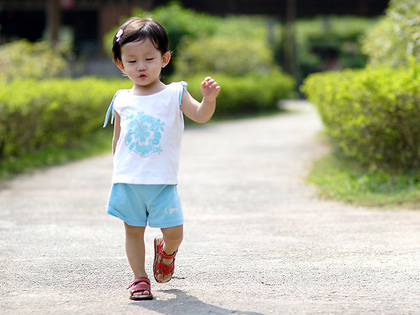
%> input picture ImageData/boy/input.png, 420 x 315 px, shrunk from 667 x 500 before the run
$ octave demo.m   (GNU Octave 9; MATLAB toolbox functions it lacks are replaced by stand-ins)
%> lines starting %> are read from the running program, lines starting %| are printed output that depends on the picture
### defocusEstimation.m

function [sparseDMap, fullDMap] = defocusEstimation(I,edgeMap,std,lambda,maxBlur)
% This function calculate the defocus map from a single defoused image
% input:
%       I             -       the input defocused image
%       edgeMap       -       the edge map of the input image
%       std           -       the standard devitation reblur gaussian1, typically std=[0.8:1]
%       lambda        -       the weight of the constraint of sparse defocus map when perform defocus map propagation
%       maxBlur       -       the max blur in the image
% output:
%       sparseDMap    -     sparse defocus map
%       fullDMap      -     full defocus map
%
% Shaojie Zhuo @ 2011

std1 = std;
std2 = 1.5*std;

%% Calculate gaussian gradient magnitude of the original and reblur images
gI=rgb2gray(I);
w1 = (2*ceil(5* std1))+1;
[X1 Y1] = meshgrid([-w1:w1]);
gx1 = g1x(X1, Y1, std1);
gy1 = g1y(X1, Y1, std1);

gimx1 = imfilter(gI, gx1,'replicate','conv','same');
gimy1 = imfilter(gI, gy1,'replicate','conv','same');
mg1=sqrt(gimx1.^2+gimy1.^2);

w2 = (2*ceil(2 * std2))+1;
[X2 Y2] = meshgrid([-w2:w2]);
gx2 = g1x(X2, Y2, std2);
gy2 = g1y(X2, Y2, std2);

gimx2 = imfilter(gI, gx2,'replicate','conv','same');
gimy2 = imfilter(gI, gy2,'replicate','conv','same');
mg2=sqrt(gimx2.^2+gimy2.^2);

gRatio=mg1./mg2;

%% Generate the sparse defocus map from the gradient magnitude ratio
idx=find(edgeMap~=0);
sparseDMap=zeros(size(gI));

for jj=1:length(idx)
    if (gRatio(idx(jj))> 1.01 && gRatio(idx(jj))<=(std2/std1))
        sparseDMap(idx(jj))=sqrt((gRatio(idx(jj)).^2*std1^2-std2^2)/(1-gRatio(idx(jj)).^2));
    end
end

%% Filter the spase defocus map to remove noise
[h,w,c]=size(I);
sparseDMap(sparseDMap>maxBlur)=maxBlur;
sd=5; % spatial sigma
sr=0.1*maxBlur; % range sigma
[sparseDMap ~]=sparseBilateralFilter(sparseDMap,I,sd,sr);

%% Propagate the spase defocus map based on color similarities to get full defocus map
sizeI=w*h;
constsMap=sparseDMap>0.0001;
L=getLaplacian(I,1);
D=spdiags(constsMap(:),0,sizeI,sizeI);

% try pcg if you get out of memory error using the \ solver
% x=pcg(L+lambda*D,lambda*D*sparseDMap(:),1e-6,1000);
x=(L+lambda*D)\(lambda*D*sparseDMap(:));
fullDMap=reshape(x,h,w);

### sparseBilateralFilter.m

function [Ib, Id] = sparseBilateralFilter(I,G,sd,sr)
% This function perform the bilateral filtering to refind the sparse defocs
% map
%
% Shaojie Zhuo @ 2011
[h,w,c] = size(I);
[hg,wg,cg]=size(G);
oriI = I;
Ib = zeros(h,w,c);
% Gaussian spatial domain filter
wr = ceil(sd*4)+1;
f = fspecial('gaussian', wr, sd);
pnum = (wr-1)/2;
pG = padarray(G,[pnum pnum],'replicate','both');
for cc=1:c
    pI = padarray(I(:,:,cc),[pnum pnum],'replicate','both');
    for jj = pnum+1:(pnum+h)
        for kk = pnum+1:(pnum+w)
            if(I(jj-pnum,kk-pnum)>0.0001)
                % Get a local neighborhood
                winI = pI(jj-pnum:jj+pnum,kk-pnum:kk+pnum);
                winG=pG(jj-pnum:jj+pnum,kk-pnum:kk+pnum,1:cg);
                winGW = sum(exp(-(winG - winG(pnum+1,pnum+1)).^2/(sr^2*2)),3);
                newW = winGW.*f.*exp(-winI);
                index=find(winI>0.0001);
                t = sum(sum(newW(index)));
                Ib(jj-pnum,kk-pnum,cc) = sum(sum(winI(index).*newW(index)));
                %if(t>0)
                    Ib(jj-pnum,kk-pnum,cc) = Ib(jj-pnum,kk-pnum,cc)/t;
                %end
            end
        end
    end
end

Id = oriI ./ Ib;

### getLaplacian.m

function L = getLaplacian(I, r)
%
% this function computes the matting laplacian
% adapted from Levin's code for the following paper
%
% A Closed-Form Solution to Natural Image Matting
%
% Shaojie Zhuo @ 2011
%

eps=0.0000001;
[h w c] = size(I);
N = boxfilter(ones(h, w), r);

meanI_r = boxfilter(I(:, :, 1), r) ./ N;
meanI_g = boxfilter(I(:, :, 2), r) ./ N;
meanI_b = boxfilter(I(:, :, 3), r) ./ N;

% variance of I in each local patch
%           rr, rg, rb
%   Sigma = rg, gg, gb
%           rb, gb, bb
varI_rr = boxfilter(I(:, :, 1).*I(:, :, 1), r) ./ N - meanI_r .*  meanI_r;
varI_rg = boxfilter(I(:, :, 1).*I(:, :, 2), r) ./ N - meanI_r .*  meanI_g;
varI_rb = boxfilter(I(:, :, 1).*I(:, :, 3), r) ./ N - meanI_r .*  meanI_b;
varI_gg = boxfilter(I(:, :, 2).*I(:, :, 2), r) ./ N - meanI_g .*  meanI_g;
varI_gb = boxfilter(I(:, :, 2).*I(:, :, 3), r) ./ N - meanI_g .*  meanI_b;
varI_bb = boxfilter(I(:, :, 3).*I(:, :, 3), r) ./ N - meanI_b .*  meanI_b;

wr = (2*r+1) * (2*r+1);
cc = zeros(h,w);
tlen=sum(sum(1-cc(r+1:end-r,r+1:end-r)))*(wr^2);
M_idx = reshape([1:h*w], h, w);
vals=zeros(tlen,1);
len = 0;
for y=1+r:h-r
    for x=1+r:w-r
        Sigma = [varI_rr(y, x), varI_rg(y, x), varI_rb(y, x);
            varI_rg(y, x), varI_gg(y, x), varI_gb(y, x);
            varI_rb(y, x), varI_gb(y, x), varI_bb(y, x)];
        meanI = [meanI_r(y,x), meanI_g(y,x), meanI_b(y,x)];

        Sigma = Sigma + eps * eye(3);
        win_idx = M_idx(y-r:y+r,x-r:x+r);
        win_idx=win_idx(:);

        winI=I(y-r:y+r,x-r:x+r,:);

        winI=reshape(winI,wr,c);

        % repmat is too slow, replace repmat with indexing
        % meanI(ones(wr,1),:) <=> repmat(meanI,wr,1)
        winI=winI-meanI(ones(wr,1),:);

        tvals=(1+winI*inv(Sigma)*winI')/wr;

        % win_idx(:,ones(wr,1))<=>repmat(win_idx,1,wr)
        row_idx(1+len:wr^2+len)=reshape(win_idx(:,ones(wr,1)),wr^2,1);

        % t(ones(wr,1),:)<=>repmat(win_idx',wr,1)
        t = win_idx';
        col_idx(1+len:wr^2+len)=reshape(t(ones(wr,1),:),wr^2,1);

        vals(1+len:wr^2+len)=tvals(:);
        len=len+wr^2;
    end
end

vals=vals(1:len);
row_idx=row_idx(1:len);
col_idx=col_idx(1:len);
L=sparse(row_idx,col_idx,vals,h*w,h*w);
sumL=sum(L,2);
L=spdiags(sumL(:),0,h*w,h*w)-L;

### boxfilter.m
function imDst = boxfilter(imSrc, r)

%   BOXFILTER   O(1) time box filtering using cumulative sum
%
%   - Definition imDst(x, y)=sum(sum(imSrc(x-r:x+r,y-r:y+r)));
%   - Running time independent of r;
%   - Equivalent to the function: colfilt(imSrc, [2*r+1, 2*r+1], 'sliding', @sum);
%   - But much faster.

[hei, wid] = size(imSrc);
imDst = zeros(size(imSrc));

%cumulative sum over Y axis
imCum = cumsum(imSrc, 1);
%difference over Y axis
imDst(1:r+1, :) = imCum(1+r:2*r+1, :);
imDst(r+2:hei-r, :) = imCum(2*r+2:hei, :) - imCum(1:hei-2*r-1, :);
imDst(hei-r+1:hei, :) = repmat(imCum(hei, :), [r, 1]) - imCum(hei-2*r:hei-r-1, :);

%cumulative sum over X axis
imCum = cumsum(imDst, 2);
%difference over Y axis
imDst(:, 1:r+1) = imCum(:, 1+r:2*r+1);
imDst(:, r+2:wid-r) = imCum(:, 2*r+2:wid) - imCum(:, 1:wid-2*r-1);
imDst(:, wid-r+1:wid) = repmat(imCum(:, wid), [1, r]) - imCum(:, wid-2*r:wid-r-1);
end

### g1x.m
function g = g1x(x,y,s1)

s1sq = s1.^2;
g = -(x./(2*pi*s1sq.^2)) .* exp(-(x.^2 + y.^2)./(2*s1sq));
end

### g1y.m
function g = g1y(x,y,s1)

s1sq = s1.^2;
g = -(y./(2*pi*s1sq.^2)) .* exp(-(x.^2 + y.^2)./(2*s1sq));
end

### demo.m
%% read the input image
close all,clear all;
I=im2double(imread('ImageData/boy/input.png'));

%% get edge map
% Canny edge detector is used here. Other edge detectors can also be used
eth=0.1; % thershold for canny edge detector
edgeMap=edge(rgb2gray(I),'canny',eth,1);
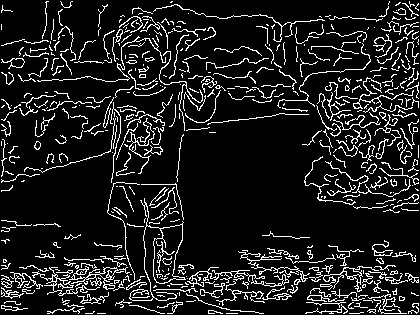
%> edgeMap: size 315x420 logical; 11.7% white in thin lines or dots

%% estimate the defocus map
std=1;
lambda=0.0005;
maxBlur=3;
tic; % about 1 mins for a 800x600 image
[sDMap, fDmap] = defocusEstimation(I,edgeMap,std,lambda,maxBlur);
%> in defocusEstimation, `mg2=sqrt(gimx2.^2+gimy2.^2);`:
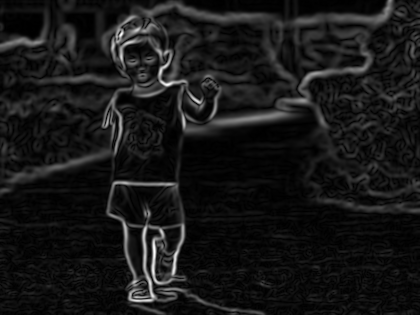
%> mg2: size 315x420 double; min 1.32e-05, max 0.174, mean 0.0161; drawn with min black and max white
%> in defocusEstimation, `idx=find(edgeMap~=0);`: idx = 15520 values from 326 to 131982
%> in defocusEstimation, `sparseDMap(sparseDMap>maxBlur)=maxBlur;`:
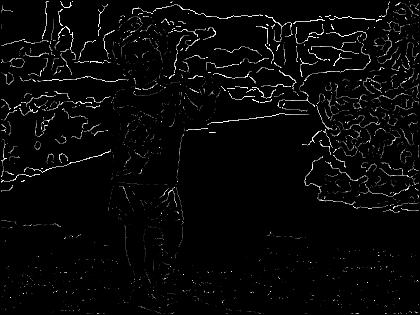
%> sparseDMap: size 315x420 double; min 0, max 3, mean 0.0939; drawn with min black and max white
%> after the loop in sparseBilateralFilter, `for cc=1:c`:
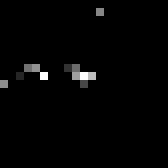
%> winI: size 21x21 double (shown 8 times larger); min 0, max 2.22, mean 0.0327; drawn with min black and max white
%> after the loop in sparseBilateralFilter, `for cc=1:c`: index = [11; 52; 72; 93; 115; 177; 198; 199; 220; 221; 241; 254]; t = 0.0527
%> in defocusEstimation, `constsMap=sparseDMap>0.0001;`: constsMap: size 315x420 logical; 6.6% white in thin lines or dots
%> in boxfilter, `imDst(hei-r+1:hei, :) = repmat(imCum(hei, :), [r, 1]) - imCum(hei-2*r:..`: imDst: size 315x420 double; values 2 (black) and 3 (white), 99.4% white; black in thin lines or dots
%> in boxfilter, `imDst(:, 1:r+1) = imCum(:, 1+r:2*r+1);`: imDst: size 315x420 double; min 2, max 9, mean 3.02
%> in boxfilter, `imDst(:, wid-r+1:wid) = repmat(imCum(:, wid), [1, r]) - imCum(:, wid-2..`: imDst: size 315x420 double; min 4, max 9, mean 8.97
%> call 2 of boxfilter, with r = 1
%> in boxfilter (call 2), `imDst(hei-r+1:hei, :) = repmat(imCum(hei, :), [r, 1]) - imCum(hei-2*r:..`: imDst: size 315x420 double; min 0, max 3, mean 1.97
%> in boxfilter (call 2), `imDst(:, 1:r+1) = imCum(:, 1+r:2*r+1);`:
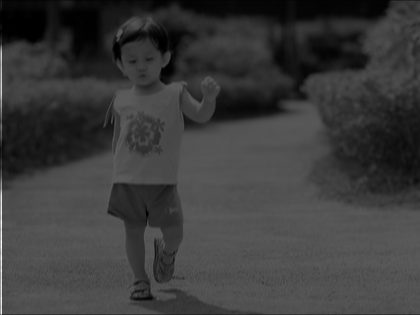
%> imDst: size 315x420 double; min 0, max 8.47, mean 1.98; drawn with min black and max white
%> in boxfilter (call 2), `imDst(:, wid-r+1:wid) = repmat(imCum(:, wid), [1, r]) - imCum(:, wid-2..`: imDst: size 315x420 double; min 0.0118, max 9, mean 5.89; mean of the top-left, top-right, bottom-left and bottom-right quarters 4.19, 4.53, 7.15, 7.69
%> call 3 of boxfilter, with r = 1
%> in boxfilter (call 3), `imDst(hei-r+1:hei, :) = repmat(imCum(hei, :), [r, 1]) - imCum(hei-2*r:..`: imDst: size 315x420 double; min 0, max 3, mean 2; mean of the top-left, top-right, bottom-left and bottom-right quarters 1.45, 1.61, 2.39, 2.55
%> in boxfilter (call 3), `imDst(:, 1:r+1) = imCum(:, 1+r:2*r+1);`: imDst: size 315x420 double; min 0, max 8.33, mean 2.02
%> in boxfilter (call 3), `imDst(:, wid-r+1:wid) = repmat(imCum(:, wid), [1, r]) - imCum(:, wid-2..`:
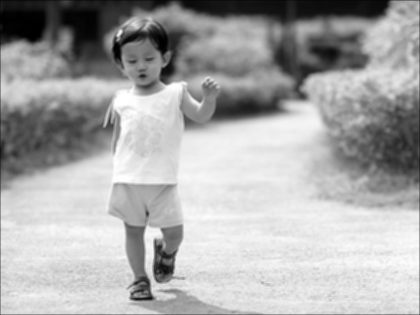
%> imDst: size 315x420 double; min 0, max 9, mean 6; mean of the top-left, top-right, bottom-left and bottom-right quarters 4.35, 4.84, 7.16, 7.64; drawn with min black and max white
%> call 4 of boxfilter, with r = 1
%> in boxfilter (call 4), `imDst(r+2:hei-r, :) = imCum(2*r+2:hei, :) - imCum(1:hei-2*r-1, :);`:
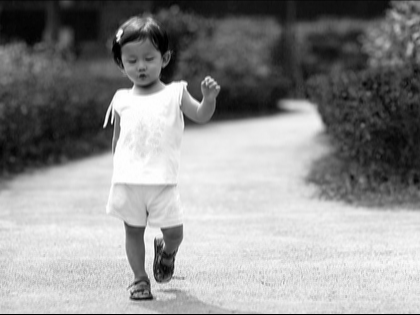
%> imDst: size 315x420 double; min 0, max 3, mean 1.69; drawn with min black and max white
%> (the run ends here)
